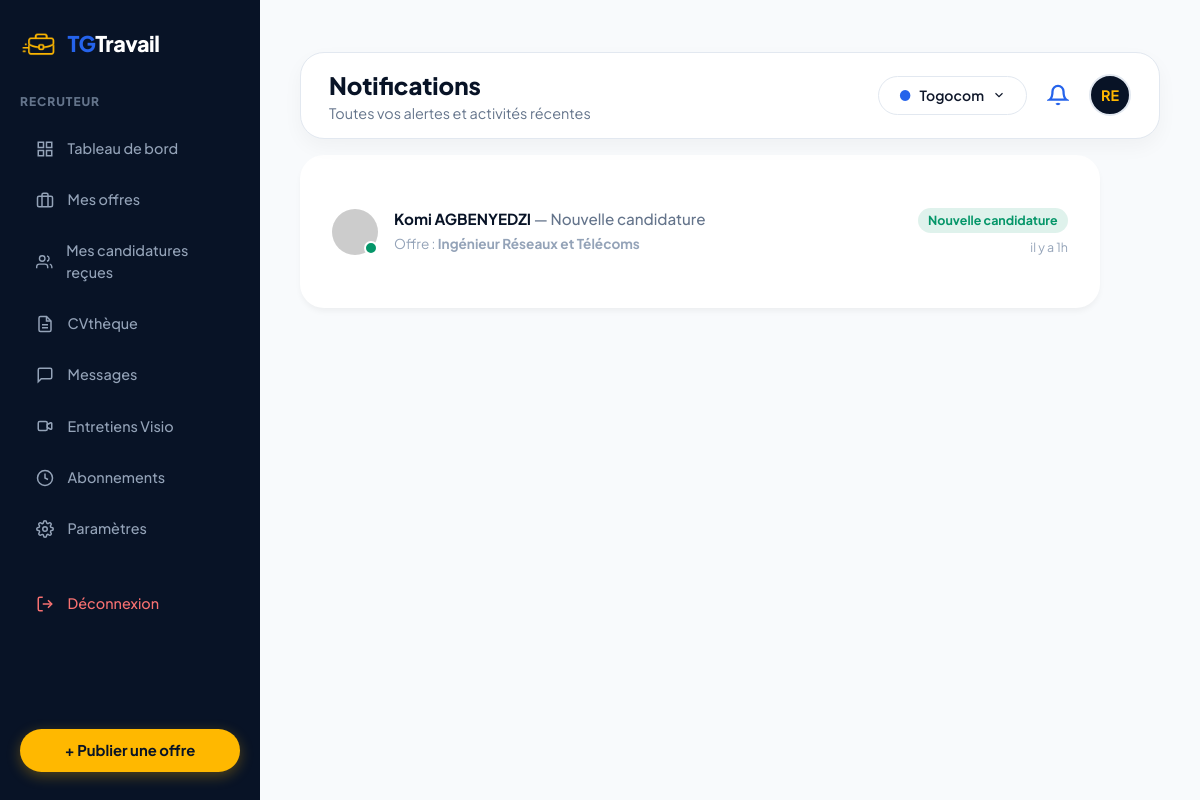
Page /pages/notifications.php (signed in) on the committed database.
### tables this page shows
CREATE TABLE IF NOT EXISTS `companies` (
  `id` INT AUTO_INCREMENT PRIMARY KEY,
  `user_id` INT NOT NULL,
  `nom` VARCHAR(150) NOT NULL,
  `secteur` VARCHAR(100) NOT NULL,
  `ville` VARCHAR(100) NOT NULL DEFAULT 'Lomé',
  `adresse` VARCHAR(255) NULL,
  `telephone` VARCHAR(30) NULL,
  `email` VARCHAR(191) NULL,
  `logo` VARCHAR(255) NULL,
  `description` TEXT NULL,
  `rccm` VARCHAR(100) NULL,
  `verifie` TINYINT(1) NOT NULL DEFAULT 0,
  `created_at` TIMESTAMP DEFAULT CURRENT_TIMESTAMP,
  FOREIGN KEY (`user_id`) REFERENCES `users`(`id`) ON DELETE CASCADE
);

CREATE TABLE IF NOT EXISTS `users` (
  `id` INT AUTO_INCREMENT PRIMARY KEY,
  `nom` VARCHAR(150) NOT NULL,
  `email` VARCHAR(191) NOT NULL UNIQUE,
  `password` VARCHAR(255) NOT NULL,
  `role` ENUM('candidat', 'recruteur', 'admin') NOT NULL DEFAULT 'candidat',
  `telephone` VARCHAR(30) NULL,
  `avatar` VARCHAR(255) NULL,
  `statut_compte` ENUM('actif', 'suspendu', 'en_attente') NOT NULL DEFAULT 'actif',
  `created_at` TIMESTAMP DEFAULT CURRENT_TIMESTAMP,
  `updated_at` TIMESTAMP DEFAULT CURRENT_TIMESTAMP ON UPDATE CURRENT_TIMESTAMP
);

CREATE TABLE IF NOT EXISTS `applications` (
  `id` INT AUTO_INCREMENT PRIMARY KEY,
  `job_id` INT NOT NULL,
  `candidate_id` INT NOT NULL,
  `lettre_motivation` TEXT NULL,
  `cv_url` VARCHAR(255) NULL,
  `pretention_salariale` INT NULL,
  `disponibilite` VARCHAR(50) NULL,
  `statut` ENUM('nouveau', 'evaluation', 'entretien', 'embauche', 'refuse') NOT NULL DEFAULT 'nouveau',
  `date_entretien` DATETIME NULL,
  `lieu_entretien` VARCHAR(191) NULL,
  `type_entretien` VARCHAR(50) NULL,
  `note_recruteur` TEXT NULL,
  `created_at` TIMESTAMP DEFAULT CURRENT_TIMESTAMP,
  `updated_at` TIMESTAMP DEFAULT CURRENT_TIMESTAMP ON UPDATE CURRENT_TIMESTAMP,
  FOREIGN KEY (`job_id`) REFERENCES `jobs`(`id`) ON DELETE CASCADE,
  FOREIGN KEY (`candidate_id`) REFERENCES `users`(`id`) ON DELETE CASCADE
);

CREATE TABLE IF NOT EXISTS `jobs` (
  `id` INT AUTO_INCREMENT PRIMARY KEY,
  `company_id` INT NOT NULL,
  `titre` VARCHAR(191) NOT NULL,
  `categorie` VARCHAR(100) NOT NULL,
  `type_contrat` VARCHAR(50) NOT NULL,
  `lieu` VARCHAR(100) NOT NULL DEFAULT 'Lomé',
  `mode_travail` VARCHAR(50) NOT NULL DEFAULT 'Sur site',
  `experience_requise` VARCHAR(50) NOT NULL DEFAULT '2-4 ans',
  `salaire_min` INT NOT NULL DEFAULT 150000,
  `salaire_max` INT NOT NULL DEFAULT 250000,
  `description` TEXT NOT NULL,
  `missions` TEXT NULL,
  `profil_recherche` TEXT NULL,
  `competences_requises` TEXT NULL,
  `date_limite` DATE NULL,
  `pack` ENUM('simple', 'alaune') NOT NULL DEFAULT 'simple',
  `statut` ENUM('active', 'en_attente', 'refusee', 'expiree') NOT NULL DEFAULT 'active',
  `motif_rejet` TEXT NULL,
  `vues_count` INT NOT NULL DEFAULT 0,
  `candidatures_count` INT NOT NULL DEFAULT 0,
  `created_at` TIMESTAMP DEFAULT CURRENT_TIMESTAMP,
  `updated_at` TIMESTAMP DEFAULT CURRENT_TIMESTAMP ON UPDATE CURRENT_TIMESTAMP,
  FOREIGN KEY (`company_id`) REFERENCES `companies`(`id`) ON DELETE CASCADE
);

### includes/auth.php (called while the page is built, shortened)
<?php
function isLoggedIn(): bool {
    return isset($_SESSION['user_id']);
}
function getCurrentUserId(): int {
    return (int)$_SESSION['user_id'];
}
function getCurrentUser(): ?array {
    $userId = getCurrentUserId();
    $db = getDB();
    $stmt = $db->prepare("SELECT * FROM users WHERE id = ?");
    $stmt->execute([$userId]);
    return $stmt->fetch() ?: null;
}

### pages/notifications.php (the view, shortened to what this page needs)
<?php
require_once __DIR__ . '/../includes/auth.php';
$db = getDB();
$companyId = getCurrentCompanyId();
$user = getCurrentUser();
$stmtComp = $db->prepare("SELECT nom, logo FROM companies WHERE id = ?");
$stmtComp->execute([$companyId]);
$company = $stmtComp->fetch();
$companyName = $company['nom'] ?? 'Mon Entreprise';
$companyLogo = $company['logo'] ?? null;
$stmtNotifs = $db->prepare("
  SELECT 'application' as type, a.id, a.statut, a.created_at,
         u.nom AS candidate_nom, u.avatar AS candidate_avatar,
         j.titre AS job_titre, '' AS message
  FROM applications a
  JOIN users u ON a.candidate_id = u.id
  JOIN jobs j ON a.job_id = j.id
  WHERE j.company_id = ?
");
$stmtNotifs->execute([$companyId]);
$apps = $stmtNotifs->fetchAll(PDO::FETCH_ASSOC);
$stmtAdmin = $db->prepare("
  SELECT 'admin' as type, id, '' as statut, created_at,
         'Admin TGTravail' as candidate_nom, '' as candidate_avatar,
         '' as job_titre, message
  FROM notifications
  WHERE user_id = ?
");
$stmtAdmin->execute([$user['id']]);
$adminBroadcasts = $stmtAdmin->fetchAll(PDO::FETCH_ASSOC);
$notifications = array_merge($apps, $adminBroadcasts);
usort($notifications, function($a, $b) {
    return strtotime($b['created_at']) <=> strtotime($a['created_at']);
});
$notifications = array_slice($notifications, 0, 30);
require_once __DIR__ . '/../includes/header.php';
?>
<div class="dashboard-wrapper">
  <?php require __DIR__ . '/../includes/recruiter_sidebar.php'; ?>
  <main class="dashboard-content-main">
    <div class="dashboard-topbar">
      <div>
        <h1 class="user-greeting">Notifications</h1>
        <p style="font-size:0.9rem; color:var(--text-muted);">Toutes vos alertes et activités récentes</p>
      </div>
      <div style="display:flex; align-items:center; gap:1.25rem;">
        <div class="company-selector-dropdown">
          <span style="color:#2563EB;">●</span>
          <span><?= htmlspecialchars($companyName) ?></span>
          <svg width="14" height="14" viewBox="0 0 24 24" fill="none" stroke="currentColor" stroke-width="2"><polyline points="6 9 12 15 18 9"></polyline></svg>
        </div>
        <a href="../pages/notifications.php" style="position:relative; color:var(--text-muted); display:flex;" title="Notifications">
          <svg width="22" height="22" viewBox="0 0 24 24" fill="none" stroke="#2563EB" stroke-width="2.5"><path d="M18 8A6 6 0 0 0 6 8c0 7-3 9-3 9h18s-3-2-3-9"></path><path d="M13.73 21a2 2 0 0 1-3.46 0"></path></svg>
        </a>
        <a href="../recruteur/parametres.php" title="Modifier le logo" style="display:flex;">
          <?php if ($companyLogo && file_exists(__DIR__ . '/' . $companyLogo)): ?>
            <img src="<?= htmlspecialchars($companyLogo) ?>" alt="Logo" style="width:42px; height:42px; border-radius:50%; object-fit:cover; border:2px solid #E2E8F0;">
          <?php else: ?>
            <div style="width:42px; height:42px; border-radius:50%; background:#081326; color:#FFB800; display:flex; align-items:center; justify-content:center; font-weight:700; font-size:0.9rem; text-transform:uppercase; border:2px solid #E2E8F0;">
              <?= htmlspecialchars(strtoupper(substr($user['nom'] ?? 'US', 0, 2))) ?>
            </div>
          <?php endif; ?>
        </a>
      </div>
    </div>
    <div style="background:#FFF; border-radius:24px; padding:2rem; box-shadow:0 4px 6px -1px rgba(0,0,0,0.05); max-width:800px;">
      <?php if (empty($notifications)): ?>
        <div style="text-align:center; padding:4rem 0; color:#94A3B8;">
          <svg width="56" height="56" viewBox="0 0 24 24" fill="none" stroke="currentColor" stroke-width="1.5" style="opacity:0.4; margin-bottom:1rem;"><path d="M18 8A6 6 0 0 0 6 8c0 7-3 9-3 9h18s-3-2-3-9"></path><path d="M13.73 21a2 2 0 0 1-3.46 0"></path></svg>
          <p style="font-weight:600; color:#64748B;">Aucune notification pour le moment.</p>
          <p style="font-size:0.85rem;">Vous serez alerté dès qu'une candidature ou une annonce sera reçue.</p>
        </div>
      <?php else: ?>
        <div style="display:flex; flex-direction:column;">
          <?php foreach ($notifications as $i => $n): ?>
            <?php
              $timeAgo = '';
              $diff = time() - strtotime($n['created_at']);
              if ($diff < 3600) $timeAgo = round($diff/60) . ' min';
              elseif ($diff < 86400) $timeAgo = round($diff/3600) . 'h';
              else $timeAgo = round($diff/86400) . 'j';
            ?>
            <?php if ($n['type'] === 'admin'): ?>
              <div style="display:flex; align-items:flex-start; gap:1rem; padding:1.25rem 0; border-bottom:<?= $i < count($notifications)-1 ? '1px solid #F1F5F9' : 'none' ?>;">
                <div style="position:relative; flex-shrink:0;">
                  <div style="width:46px; height:46px; border-radius:50%; background:var(--color-primary-navy); color:#FFB800; display:flex; align-items:center; justify-content:center;">
                    <svg width="24" height="24" viewBox="0 0 24 24" fill="none" stroke="currentColor" stroke-width="2"><path d="M22 17H2a3 3 0 0 0 3-3V9a7 7 0 0 1 14 0v5a3 3 0 0 0 3 3zm-8.27 4a2 2 0 0 1-3.46 0"></path></svg>
                  </div>
                </div>
                <div style="flex:1; min-width:0;">
                  <p style="font-weight:700; color:#081326; margin:0; font-size:0.95rem;">Administration TGTravail</p>
                  <p style="margin:0.3rem 0 0; font-size:0.9rem; color:#1E293B; line-height:1.4;">
                    <?= htmlspecialchars(preg_replace('/^\[ADMIN\] /', '', $n['message'])) ?>
                  </p>
                </div>
                <div style="flex-shrink:0; text-align:right;">
                  <span style="display:inline-block; padding:0.2rem 0.65rem; border-radius:99px; background:#FEE2E2; color:#DC2626; font-size:0.78rem; font-weight:700;">Important</span>
                  <p style="margin:0.3rem 0 0; font-size:0.78rem; color:#94A3B8;">il y a <?= $timeAgo ?></p>
                </div>
              </div>
            <?php else: ?>
              <?php
                $statusColors = ['nouveau' => '#059669', 'evaluation' => '#D97706', 'entretien' => '#7C3AED', 'embauche' => '#2563EB', 'refuse' => '#DC2626'];
                $statusLabels = ['nouveau' => 'Nouvelle candidature', 'evaluation' => 'En cours d\'évaluation', 'entretien' => 'Entretien programmé', 'embauche' => 'Candidat embauché', 'refuse' => 'Candidature refusée'];
                $color = $statusColors[$n['statut']] ?? '#64748B';
                $label = $statusLabels[$n['statut']] ?? ucfirst($n['statut']);
              ?>
              <a href="user_id=<?= $n['id'] ?>" style="display:flex; align-items:center; gap:1rem; padding:1.25rem 0; border-bottom:<?= $i < count($notifications)-1 ? '1px solid #F1F5F9' : 'none' ?>; text-decoration:none; transition:background 0.15s;" onmouseover="this.style.background='#F8FAFC'" onmouseout="this.style.background='transparent'">
                <div style="position:relative; flex-shrink:0;">
                  <img src="<?= htmlspecialchars($n['candidate_avatar'] ?: 'https://ui-avatars.com/api/?name='.urlencode($n['candidate_nom']).'&background=random') ?>"
                       style="width:46px; height:46px; border-radius:50%; object-fit:cover;" alt="<?= htmlspecialchars($n['candidate_nom']) ?>">
                  <span style="position:absolute; bottom:0; right:0; width:14px; height:14px; background:<?= $color ?>; border-radius:50%; border:2px solid #FFF;"></span>
                </div>
                <div style="flex:1; min-width:0;">
                  <p style="font-weight:700; color:#081326; margin:0; font-size:0.95rem;">
                    <?= htmlspecialchars($n['candidate_nom']) ?>
                    <span style="font-weight:500; color:#64748B;"> — <?= htmlspecialchars($label) ?></span>
                  </p>
                  <p style="margin:0.2rem 0 0; font-size:0.85rem; color:#94A3B8; white-space:nowrap; overflow:hidden; text-overflow:ellipsis;">
                    Offre : <strong><?= htmlspecialchars($n['job_titre']) ?></strong>
                  </p>
                </div>
                <div style="flex-shrink:0; text-align:right;">
                  <span style="display:inline-block; padding:0.2rem 0.65rem; border-radius:99px; background:<?= $color ?>20; color:<?= $color ?>; font-size:0.78rem; font-weight:700;">
                    <?= htmlspecialchars($label) ?>
                  </span>
                  <p style="margin:0.3rem 0 0; font-size:0.78rem; color:#94A3B8;">il y a <?= $timeAgo ?></p>
                </div>
              </a>
            <?php endif; ?>
          <?php endforeach; ?>
        </div>
      <?php endif; ?>
    </div>
  </main>
</div>
<?php require_once __DIR__ . '/../includes/footer.php'; ?>

### css/style.css (style rules this page uses)
:root { --color-primary-dark: #081326; --color-primary-navy: #0C1E3C; --color-primary-blue: #1E40AF; --color-primary-hover: #1D4ED8; --color-accent-yellow: #FFB800; --color-accent-yellow-hover: #E5A500; --color-accent-orange: #F97316; --bg-page: #F8FAFC; --bg-surface: #FFFFFF; --bg-surface-secondary: #F1F5F9; --border-light: #E2E8F0; --border-subtle: #F1F5F9; --text-main: #0F172A; --text-muted: #64748B; --text-light: #94A3B8; --status-green-bg: #ECFDF5; --status-green-text: #059669; --status-green-border: #A7F3D0; --status-blue-bg: #EFF6FF; --status-blue-text: #2563EB; --status-purple-bg: #FAF5FF; --status-purple-text: #9333EA; --status-orange-bg: #FFFBEB; --status-orange-text: #D97706; --status-red-bg: #FEF2F2; --status-red-text: #DC2626; --font-family: 'Plus Jakarta Sans', 'Outfit', system-ui, -apple-system, sans-serif; --radius-sm: 8px; --radius-md: 12px; --radius-lg: 16px; --radius-xl: 24px; --radius-pill: 9999px; --shadow-sm: 0 1px 2px 0 rgba(0, 0, 0, 0.05); --shadow-md: 0 4px 6px -1px rgba(0, 0, 0, 0.08), 0 2px 4px -1px rgba(0, 0, 0, 0.04); --shadow-lg: 0 10px 15px -3px rgba(0, 0, 0, 0.08), 0 4px 6px -2px rgba(0, 0, 0, 0.03); --shadow-card: 0 10px 30px -10px rgba(0, 0, 0, 0.06); --shadow-dropdown: 0 20px 25px -5px rgba(0, 0, 0, 0.1), 0 10px 10px -5px rgba(0, 0, 0, 0.04); --max-width: 1240px; }
*, *::before, *::after { box-sizing: border-box; margin: 0; padding: 0; }
body { font-family: var(--font-family); background-color: var(--bg-page); color: var(--text-main); line-height: 1.5; -webkit-font-smoothing: antialiased; min-height: 100vh; display: flex; flex-direction: column; }
a { color: inherit; text-decoration: none; }
img { max-width: 100%; height: auto; display: block; }
.dashboard-wrapper { display: flex; min-height: 100vh; background-color: var(--bg-body); }
body.role-recruteur .dashboard-wrapper { min-height: 100vh; }
.dashboard-content-main { flex: 1; padding: 2.25rem 2.5rem; overflow-y: auto; }
.dashboard-topbar { display: flex; align-items: center; justify-content: space-between; margin-bottom: 2rem; padding: 0.85rem 1.75rem; position: sticky; top: 1rem; z-index: 50; background-color: var(--bg-surface); border: 1px solid var(--border-light); border-radius: var(--radius-xl); box-shadow: 0 8px 20px rgba(0, 0, 0, 0.04); }
.user-greeting { font-size: 1.5rem; font-weight: 800; color: var(--color-primary-dark); }
.company-selector-dropdown { background-color: var(--bg-surface); border: 1px solid var(--border-light); border-radius: var(--radius-pill); padding: 0.5rem 1.25rem; font-size: 0.875rem; font-weight: 600; display: flex; align-items: center; gap: 0.5rem; cursor: pointer; }

### rows in the picture
companies: nom "Togocom"
users: nom "RE"
applications: candidate.nom "Komi AGBENYEDZI", statut "Nouvelle candidature", job.titre "Ingénieur Réseaux et Télécoms", created_at "1h"
